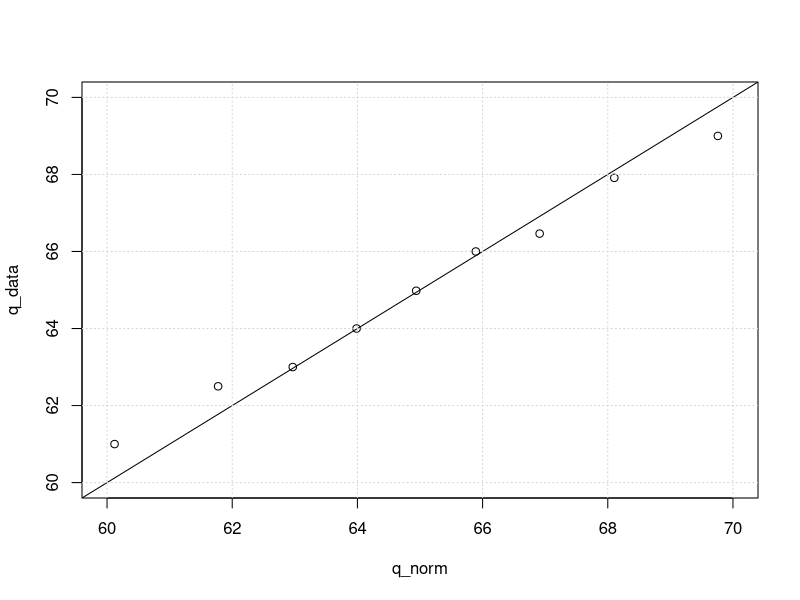
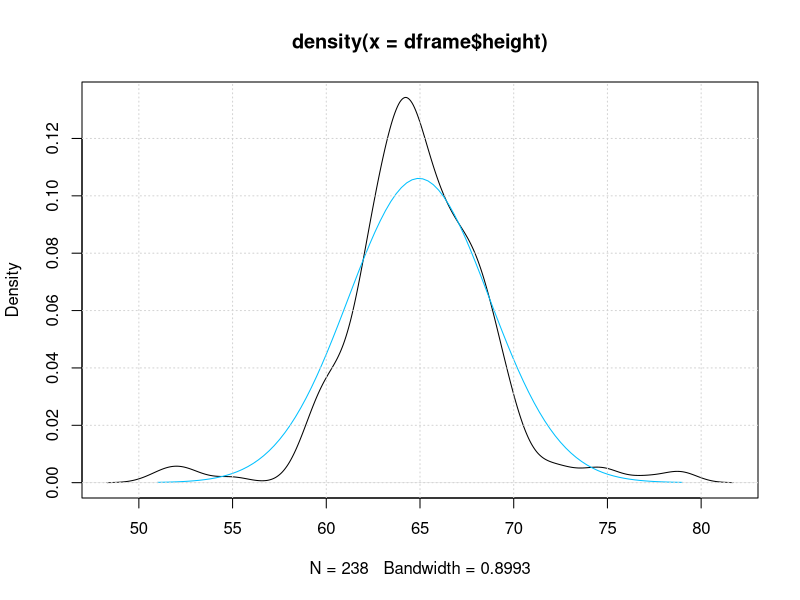
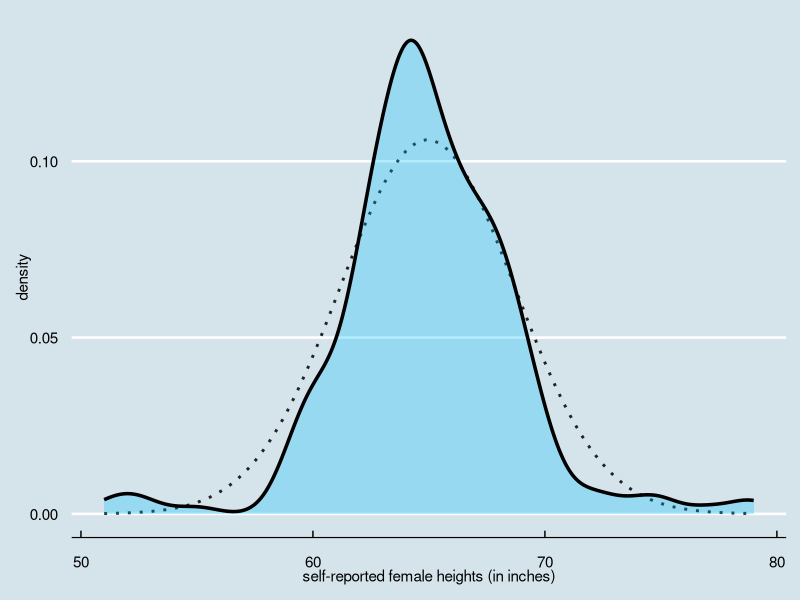

These figures' R source, in order:
library(dslabs)
library(ggplot2)
library(dplyr)
library(ggthemes)
data(heights)
View(heights)

dframe <- heights %>% filter( sex == "Female" )  # data frame for inspection

### comparing quantiles ###

# generate quantiles for the data
p <- seq( 0, 1, 0.1 )
q_data <- quantile( dframe$height, probs=p )

# generate quantiles for a normal distribution with the same mean and sd
mu <- mean( dframe$height )
sigma <- sd( dframe$height )
q_norm <- qnorm( p, mean=mu, sd=sigma )

# compare data quantiles to those for the normal distribution
plot( q_norm, q_data, xlim=c(60,70), ylim=c(60,70) )
abline( 0, 1 )
grid()


### comparing densities ###
#q <- seq( -2.5*sigma+mu, 2.5*sigma+mu, length.out=100 )
q <- seq( min(dframe$height), max(dframe$height), length.out=100 )
d_norm <- dnorm( q, mean=mu, sd=sigma )
dframe_norm <- data.frame( height=q, density=d_norm )

## using ggplot2
p <- ggplot( dframe, aes(x=height) ) + 
    geom_line( data=dframe_norm, aes(x=height,y=density), size=1, color="#222222", linetype="dotted" ) +
    geom_density( color="#000000", fill="#00c0ff", alpha=0.3, size=1.2 ) +
    xlab( "self-reported female heights (in inches)" ) +
    theme_economist()

## native R
# generate smoothed density plot for the data
d_data <- density( dframe$height )
plot( d_data )

# generate density plot for the normal distribution
lines( q, d_norm, type="l", col="#00c0ff" )
grid()


print( p )  # print ggplot2 graph
